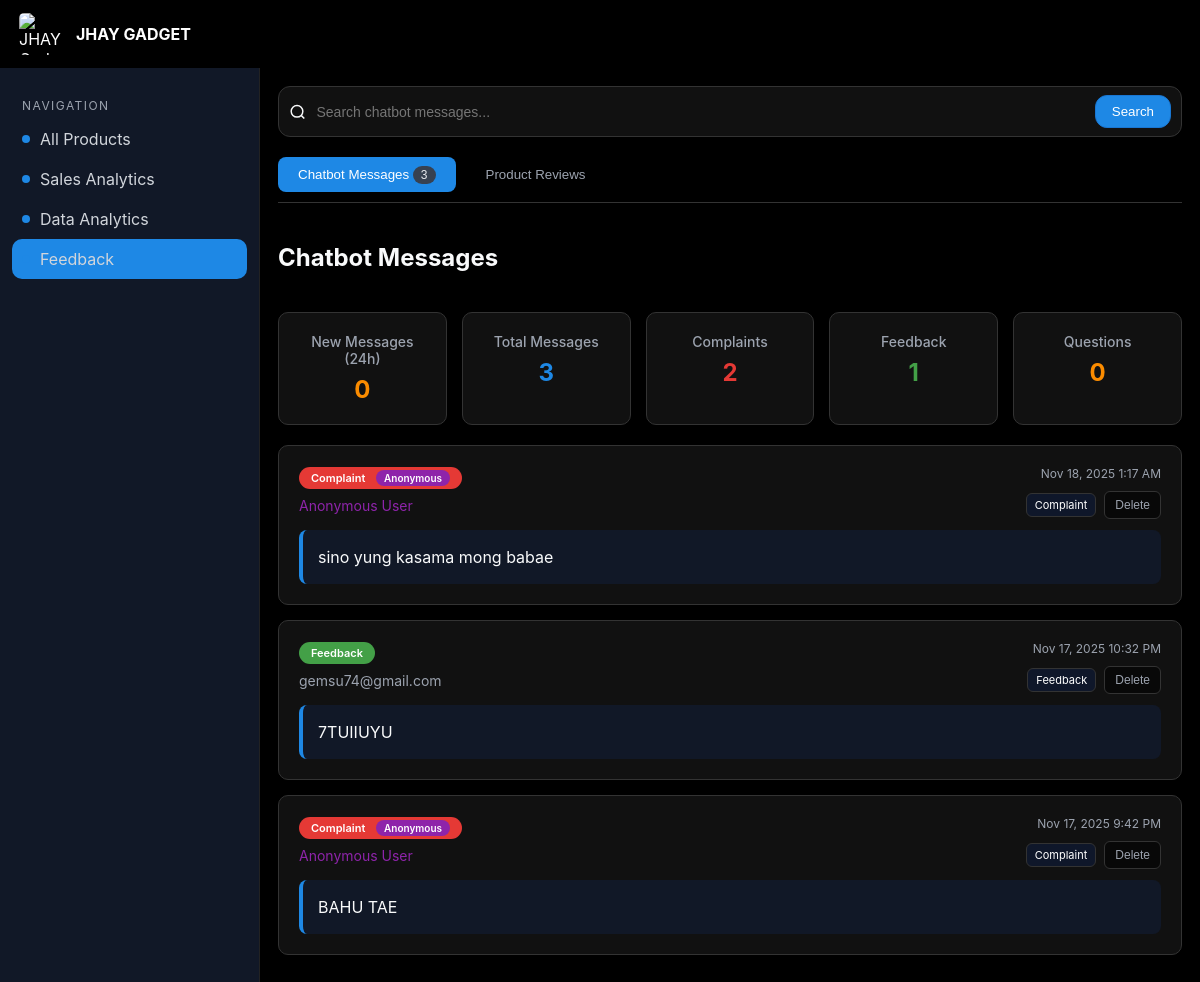
The page /feedback-admin.php (signed in) on the database its author committed.
### tables this page shows
CREATE TABLE `chatbot_messages` (
  `id` int(11) NOT NULL,
  `email` varchar(255) DEFAULT NULL,
  `message` text NOT NULL,
  `type` enum('general','question','complaint','feedback') DEFAULT 'general',
  `is_anonymous` tinyint(1) DEFAULT 0,
  `created_at` timestamp NOT NULL DEFAULT current_timestamp()
);

### feedback-admin.php (the view, shortened to what this page needs)
<?php
include 'db.php';
$currentTab = $_GET['tab'] ?? 'chatbot';
$searchQuery = $_GET['search'] ?? '';
if ($currentTab === 'product_comments') {
    $query = "SELECT * FROM product_comments WHERE 1=1";
    $params = [];
    $types = "";
    if (!empty($searchQuery)) {
        $query .= " AND (product_name LIKE ? OR username LIKE ? OR comment LIKE ?)";
        $searchTerm = "%$searchQuery%";
        $params[] = $searchTerm;
        $params[] = $searchTerm;
        $params[] = $searchTerm;
        $types .= "sss";
    }
    $query .= " ORDER BY created_at DESC";
    $stmt = $db->prepare($query);
    if (!empty($params)) {
        $stmt->bind_param($types, ...$params);
    }
    $stmt->execute();
    $data = $stmt->get_result()->fetch_all(MYSQLI_ASSOC);
    $commentCounts = [
        'all' => 0,
        'approved' => 0,
        'pending' => 0
    ];
    $countStmt = $db->prepare("SELECT status, COUNT(*) as count FROM product_comments GROUP BY status");
    $countStmt->execute();
    $countResult = $countStmt->get_result();
    while ($row = $countResult->fetch_assoc()) {
        $commentCounts[$row['status']] = $row['count'];
        $commentCounts['all'] += $row['count'];
    }
    $newCommentStmt = $db->prepare("SELECT COUNT(*) as count FROM product_comments WHERE created_at >= DATE_SUB(NOW(), INTERVAL 24 HOUR)");
    $newCommentStmt->execute();
    $newCommentCount = $newCommentStmt->get_result()->fetch_assoc()['count'];
} else {
    $query = "SELECT * FROM chatbot_messages WHERE 1=1";
    $query .= " ORDER BY created_at DESC";
    $stmt = $db->prepare($query);
    $stmt->execute();
    $data = $stmt->get_result()->fetch_all(MYSQLI_ASSOC);
    $chatbotCounts = [
        'all' => 0,
        'complaint' => 0,
        'feedback' => 0,
        'question' => 0,
        'general' => 0
    ];
    $countStmt = $db->prepare("SELECT type, COUNT(*) as count FROM chatbot_messages GROUP BY type");
    $countStmt->execute();
    $countResult = $countStmt->get_result();
    while ($row = $countResult->fetch_assoc()) {
        $chatbotCounts[$row['type']] = $row['count'];
        $chatbotCounts['all'] += $row['count'];
    }
    $newChatbotStmt = $db->prepare("SELECT COUNT(*) as count FROM chatbot_messages WHERE created_at >= DATE_SUB(NOW(), INTERVAL 24 HOUR)");
    $newChatbotStmt->execute();
    $newChatbotCount = $newChatbotStmt->get_result()->fetch_assoc()['count'];
}
?>
<!DOCTYPE html>
<html lang="en">
<head>
</head>
<body>
<div class="app">
  <header>
    <div class="brand">
      <img src="img/jhay-gadget-logo.png.jpg" alt="JHAY Gadget">
      <div><div class="title">JHAY GADGET</div></div>
    </div>
  </header>
  <div class="shell">
    <aside>
      <div class="navGroup">
        <div class="navTitle">Navigation</div>
        <a href="fronttae-admin.php" class="chipRow">
          <div class="chipLabel"><span class="dot"></span><span>All Products</span></div>
        </a>
        <a href="sales-graphs-admin.php" class="chipRow">
          <div class="chipLabel"><span class="dot"></span><span>Sales Analytics</span></div>
        </a>
        <a href="analytics-admin.php" class="chipRow">
          <div class="chipLabel"><span class="dot"></span><span>Data Analytics</span></div>
        </a>
        <a href="feedback-admin.php" class="chipRow active">
          <div class="chipLabel"><span class="dot"></span><span>Feedback</span></div>
        </a>
      </div>
    </aside>
    <main>
      <div class="toolbar">
        <div class="search">
          <svg width="18" height="18" viewBox="0 0 24 24" fill="none" stroke="currentColor" stroke-width="2">
            <circle cx="11" cy="11" r="8"/>
            <line x1="21" y1="21" x2="16.65" y2="16.65"/>
          </svg>
          <form method="GET" style="display: flex; width: 100%; gap: 10px; align-items: center;">
            <input
              type="text"
              name="search"
              placeholder="<?php echo $currentTab === 'product_comments' ? 'Search product reviews...' : 'Search chatbot messages...'; ?>"
              value="<?php echo htmlspecialchars($searchQuery); ?>"
              style="flex: 1; border: none; background: transparent; color: white; outline: none;"
            >
            <button type="submit" class="btn primary" style="padding: 8px 16px;">Search</button>
          </form>
        </div>
      </div>
      <div class="tab-navigation">
        <button class="tab-btn <?php echo $currentTab === 'chatbot' ? 'active' : ''; ?>" onclick="switchTab('chatbot')">
          Chatbot Messages
          <?php if ($currentTab === 'chatbot'): ?>
            <span class="badge"><?php echo $chatbotCounts['all'] ?? 0; ?></span>
          <?php endif; ?>
        </button>
        <button class="tab-btn <?php echo $currentTab === 'product_comments' ? 'active' : ''; ?>" onclick="switchTab('product_comments')">
          Product Reviews
        </button>
      </div>
      <div class="messages-section">
        <div class="messages-header">
          <h2><?php echo $currentTab === 'product_comments' ? 'Product Reviews' : 'Chatbot Messages'; ?></h2>
        </div>
        <?php if ($currentTab === 'product_comments'): ?>
          <div class="messages-stats">
            <div class="stat-card">
              <h3>New Reviews (24h)</h3>
              <div class="stat-new"><?php echo $newCommentCount ?? 0; ?></div>
            </div>
            <div class="stat-card">
              <h3>Total Reviews</h3>
              <div class="stat-total"><?php echo $commentCounts['all'] ?? 0; ?></div>
            </div>
            <div class="stat-card">
              <h3>Approved</h3>
              <div class="stat-approved"><?php echo $commentCounts['approved'] ?? 0; ?></div>
            </div>
            <div class="stat-card">
              <h3>Pending</h3>
              <div class="stat-pending"><?php echo $commentCounts['pending'] ?? 0; ?></div>
            </div>
          </div>
          <div class="messages-list">
            <?php if (empty($data)): ?>
              <div class="no-messages">
                <svg viewBox="0 0 24 24" fill="none" stroke="currentColor" stroke-width="2">
                  <path d="M21 11.5a8.38 8.38 0 0 1-.9 3.8 8.5 8.5 0 0 1-7.6 4.7 8.38 8.38 0 0 1-3.8-.9L3 21l1.9-5.7a8.38 8.38 0 0 1-.9-3.8 8.5 8.5 0 0 1 4.7-7.6 8.38 8.38 0 0 1 3.8-.9h.5a8.48 8.48 0 0 1 8 8v.5z"></path>
                </svg>
                <h3>No Product Reviews Found</h3>
                <p><?php echo empty($searchQuery) ? 'No product reviews have been submitted yet.' : 'No reviews match your search criteria.'; ?></p>
              </div>
            <?php else: ?>
              <?php foreach ($data as $comment): ?>
                <div class="message-item">
                  <div class="message-header">
                    <div class="message-meta">
                      <div class="message-type-badge status-<?php echo $comment['status']; ?>">
                        <?php echo ucfirst($comment['status']); ?>
                      </div>
                      <div class="product-name"><?php echo htmlspecialchars($comment['product_name']); ?></div>
                      <div class="message-email">By: <?php echo htmlspecialchars($comment['username']); ?></div>
                    </div>
                    <div class="message-date">
                      <?php echo date('M j, Y g:i A', strtotime($comment['created_at'])); ?>
                    </div>
                    <div class="message-actions">
                      <form method="POST" style="display: inline;">
                        <input type="hidden" name="comment_id" value="<?php echo $comment['id']; ?>">
                        <select name="comment_status" class="status-selector" onchange="this.form.submit()">
                          <option value="approved" <?php echo $comment['status'] === 'approved' ? 'selected' : ''; ?>>Approved</option>
                          <option value="pending" <?php echo $comment['status'] === 'pending' ? 'selected' : ''; ?>>Pending</option>
                        </select>
                        <input type="hidden" name="update_comment_status" value="1">
                      </form>
                      <button class="action-btn delete" onclick="confirmDelete(<?php echo $comment['id']; ?>, 'product_comments')">
                        Delete
                      </button>
                    </div>
                  </div>
                  <div class="message-content">
                    <div class="rating-stars">
                      <?php echo str_repeat('⭐', $comment['rating']); ?> (<?php echo $comment['rating']; ?>/5)
                    </div>
                    <p><?php echo nl2br(htmlspecialchars($comment['comment'])); ?></p>
                  </div>
                </div>
              <?php endforeach; ?>
            <?php endif; ?>
          </div>
        <?php else: ?>
          <div class="messages-stats">
            <div class="stat-card">
              <h3>New Messages (24h)</h3>
              <div class="stat-new"><?php echo $newChatbotCount ?? 0; ?></div>
            </div>
            <div class="stat-card">
              <h3>Total Messages</h3>
              <div class="stat-total"><?php echo $chatbotCounts['all'] ?? 0; ?></div>
            </div>
            <div class="stat-card">
              <h3>Complaints</h3>
              <div class="stat-complaint"><?php echo $chatbotCounts['complaint'] ?? 0; ?></div>
            </div>
            <div class="stat-card">
              <h3>Feedback</h3>
              <div class="stat-feedback"><?php echo $chatbotCounts['feedback'] ?? 0; ?></div>
            </div>
            <div class="stat-card">
              <h3>Questions</h3>
              <div class="stat-question"><?php echo $chatbotCounts['question'] ?? 0; ?></div>
            </div>
          </div>
          <div class="messages-list">
            <?php if (empty($data)): ?>
              <div class="no-messages">
                <svg viewBox="0 0 24 24" fill="none" stroke="currentColor" stroke-width="2">
                  <path d="M21 11.5a8.38 8.38 0 0 1-.9 3.8 8.5 8.5 0 0 1-7.6 4.7 8.38 8.38 0 0 1-3.8-.9L3 21l1.9-5.7a8.38 8.38 0 0 1-.9-3.8 8.5 8.5 0 0 1 4.7-7.6 8.38 8.38 0 0 1 3.8-.9h.5a8.48 8.48 0 0 1 8 8v.5z"></path>
                </svg>
                <h3>No Messages Found</h3>
                <p><?php echo empty($searchQuery) ? 'No messages have been received yet.' : 'No messages match your search criteria.'; ?></p>
              </div>
            <?php else: ?>
              <?php foreach ($data as $message): ?>
                <div class="message-item">
                  <div class="message-header">
                    <div class="message-meta">
                      <div class="message-type-badge type-<?php echo $message['type']; ?>">
                        <?php echo ucfirst($message['type']); ?>
                        <?php if ($message['is_anonymous']): ?>
                          <span class="anonymous-badge">Anonymous</span>
                        <?php endif; ?>
                      </div>
                      <?php if (!empty($message['email']) && !$message['is_anonymous']): ?>
                        <div class="message-email"><?php echo htmlspecialchars($message['email']); ?></div>
                      <?php elseif ($message['is_anonymous']): ?>
                        <div class="message-email" style="color: var(--purple);">Anonymous User</div>
                      <?php endif; ?>
                    </div>
                    <div class="message-date">
                      <?php echo date('M j, Y g:i A', strtotime($message['created_at'])); ?>
                    </div>
                    <div class="message-actions">
                      <div class="fixed-category">
                        <?php echo ucfirst($message['type']); ?>
                      </div>
                      <button class="action-btn delete" onclick="confirmDelete(<?php echo $message['id']; ?>, 'chatbot_messages')">
                        Delete
                      </button>
                    </div>
                  </div>
                  <div class="message-content">
                    <p><?php echo nl2br(htmlspecialchars($message['message'])); ?></p>
                  </div>
                </div>
              <?php endforeach; ?>
            <?php endif; ?>
          </div>
        <?php endif; ?>
      </div>
    </main>
  </div>
</div>
</body>
</html>

### rows shown on the page
chatbot_messages: id "2", is_anonymous "0", type "Feedback", email "gemsu74@gmail.com", created_at "Nov 17, 2025 10:32 PM", message "7TUIIUYU"
chatbot_messages: type "Complaint", is_anonymous "Anonymous", email "Anonymous User", created_at "Nov 18, 2025 1:17 AM", message "sino yung kasama mong babae"
chatbot_messages: type "Complaint", is_anonymous "Anonymous", created_at "Nov 17, 2025 9:42 PM", message "BAHU TAE"

### other values the page prints
$chatbotCounts['all'] "3"
$newChatbotCount "0"
$chatbotCounts['feedback'] "1"
